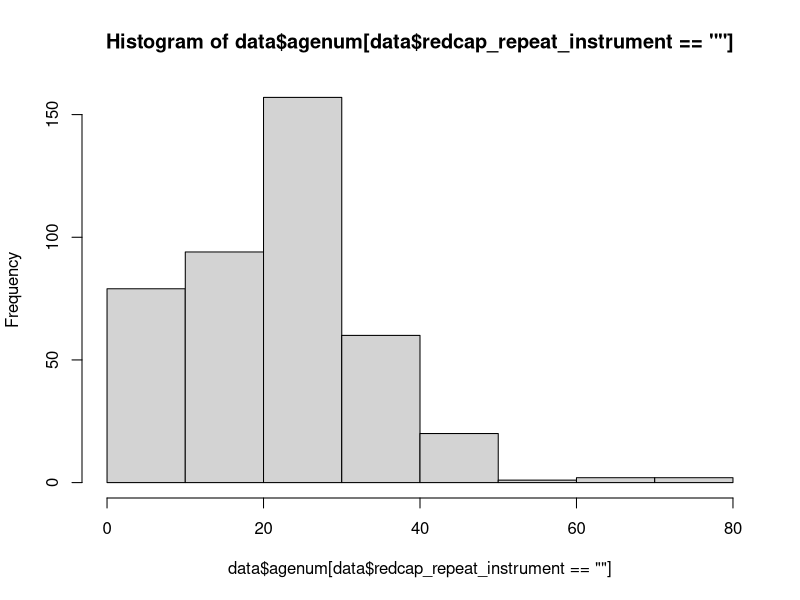

R code for this plot:

data <- read.csv('data/rawData.csv', header = T, sep = ',')

## Occupation
data$occupation1 <- apply(data[, paste0("occupation___", 1:19)], 1, function(row){
  idx <- which(row == 1)
  # return first index if 1 exists, otherwise return NA
  if(length(idx) == 0){
    return(NA)
  }else{
    return(idx[1])
  }
})
data$occupation1 <- factor(data$occupation1, levels = 1:19)
table(data$occupation1)
# some people have multiple occupations
data$occupation2 <- apply(data[, paste0("occupation___", 1:19)], 1, function(row){
  idx <- which(row == 1)
  # return first index if 1 exists, otherwise return NA
  if(length(idx) == 0){
    return(NA)
  }else{
    return(idx[2])
  }
})
data$occupation2 <- factor(data$occupation2, levels = 1:19)
table(data$occupation2)
# other occupation
table(data$otr_occp)

## Hunting
table(data$part_chas) # participated in hunting session; 1 = yes, 2 = no, 3 = no response
data$hunting_species1 <- apply(data[, paste0("espac_attr___", 1:10)], 1, function(row){
  idx <- which(row == 1)
  # return first index if 1 exists, otherwise return NA
  if(length(idx) == 0){
    return(NA)
  }else{
    return(idx[1])
  }
})
table(data$hunting_species1) # 1 = monkey, 3 = rat, 9 = other
data$hunting_species2 <- apply(data[, paste0("espac_attr___", 1:10)], 1, function(row){
  idx <- which(row == 1)
  # return first index if 1 exists, otherwise return NA
  if(length(idx) == 0){
    return(NA)
  }else{
    return(idx[2])
  }
})
table(data$hunting_species2) # 2 = squirrel
table(data$otr_espatrap)

table(data$consronger) # rodents caught or consumed; 1 = yes, 2 = no, 3 = no response
data$consronger_spec1 <- apply(data[, paste0("kelespec___", 1:5)], 1, function(row){
  idx <- which(row == 1)
  # return first index if 1 exists, otherwise return NA
  if(length(idx) == 0){
    return(NA)
  }else{
    return(idx[1])
  }
})
table(data$consronger_spec1) # 1 = rat; 2 = Gambian rat; 3 = squirrel; 4 = other
data$consronger_spec2 <- apply(data[, paste0("kelespec___", 1:5)], 1, function(row){
  idx <- which(row == 1)
  # return first index if 1 exists, otherwise return NA
  if(length(idx) == 0){
    return(NA)
  }else{
    return(idx[2])
  }
})
table(data$consronger_spec2) # 2 = Gambian rat; 3 = squirrel; 4 = other
table(data$otr_espattra)

## Bushmeat consumption
table(data$viandbrous) # 1 = never, 2 = <2x per week, 3 = >2x per week, 4 = no response
data$viandbrous_spec1 <- apply(data[, paste0("espconsm___", 1:10)], 1, function(row){
  idx <- which(row == 1)
  # return first index if 1 exists, otherwise return NA
  if(length(idx) == 0){
    return(NA)
  }else{
    return(idx[1])
  }
})
table(data$viandbrous_spec1) # 1 = monkey, 2 = squirrel, 4 = bat, 5 = pangolin, 8 = antilope
data$viandbrous_spec2 <- apply(data[, paste0("espconsm___", 1:10)], 1, function(row){
  idx <- which(row == 1)
  # return first index if 1 exists, otherwise return NA
  if(length(idx) == 0){
    return(NA)
  }else{
    return(idx[2])
  }
})
table(data$viandbrous_spec2)# 3 = rat, 9 = other
data$viandbrous_spec3 <- apply(data[, paste0("espconsm___", 1:10)], 1, function(row){
  idx <- which(row == 1)
  # return first index if 1 exists, otherwise return NA
  if(length(idx) == 0){
    return(NA)
  }else{
    return(idx[3])
  }
})
table(data$viandbrous_spec3) # 7 = gazelle
data$viandbrous_spec4 <- apply(data[, paste0("espconsm___", 1:10)], 1, function(row){
  idx <- which(row == 1)
  # return first index if 1 exists, otherwise return NA
  if(length(idx) == 0){
    return(NA)
  }else{
    return(idx[4])
  }
})
table(data$viandbrous_spec4)
table(data$otr_avicos)

## Touching or eating of animals that died naturally?
table(data$manipulmort) # 1 = yes, 2 = no, 3 = no response
data$manipulmort_spec1 <- apply(data[, paste0("espcmort___", 1:10)], 1, function(row){
  idx <- which(row == 1)
  # return first index if 1 exists, otherwise return NA
  if(length(idx) == 0){
    return(NA)
  }else{
    return(idx[1])
  }
})
table(data$manipulmort_spec1) # 9 = other
table(data$otr_vimr) # pork

## Cases that meet inclusion criteria
ids.incl <- data$isac[data$critcompl_incl == 1]
data <- data[data$isac %in% ids.incl, ]

##-----------------------------------------------------------------------------
## PCR confirmed cases
table(data$rsltlc) # 1 = positive, 2 = negative, 3 = not analysed yet; only positive cases are retained in longitudinal part of the study

table(data$rsltlc[data$sexe==2 & (data$cathgr==1|data$cathgr==2)])
## Females +12y (N = 165?)
table(data$codeadultefemmeconfirmeecorrecte) # correct adult code, 1 = yes
table(data$codeenfantconfirmeecorrecte_2)
sum(!is.na(as.Date(data$dat_invesc)))

# table(data$rsltlc[data$sexe==1 & (data$cathgr==1|data$cathgr==2)])
# ## Males +12y (N = 171?)

## IDs of confirmed cases at baseline visit
ids.confirmed <- data$isac[data$rsltlc == 1 & data$redcap_repeat_instrument == '']
data <- data[data$isac %in% ids.confirmed, ]
dim(data)

length(unique(data$isac))
table(data$sexe) # 1 = male, 2 = female
table(data$cathgr) # age category: 1 = adult (>18y), 2 = minor (12-17y), 3 = minor (<12y)

##----------------------------------------------------------------------------------------------
## Longitudinal data (hospital follow-up)

sum(data$codeadulte != ""); sum(data$codeenfant != "") # follow-up IDs
length(unique(data$codeadulte)); length(unique(data$codeenfant)) 
length(unique(data$codeadulte[data$suivi_fait==1])); length(unique(data$codeenfant[data$suivi_fait==1])) 
# 417 patients with follow-up data, but almost none 'suivi_fait'?

table(data$redcap_repeat_instrument)

data$visit <- ifelse(data$redcap_repeat_instrument == '', 'baseline', data$redcap_repeat_instrument)
table(data$visit, data$redcap_repeat_instance)

length(unique(data$isac[data$suivi_fait==1])) # ID's of patients that had follow-up during hospitalisation

table(data$isd_part) # hospital outcome: 1 = released, 2 = withdrawal of consent, 3 = deceased, 4 = LTFU

##------------------------------------------------------------------------------------------------
## Longitudinal data (regular follow-up)

table(data$jr_delavisite) # 1 = day 29; 2 = day 59


##------------------------------------------------------------------------------------------------
## Longitudinal data (pregnancy follow-up)







##------------------------------------------------------------------------------------------------
## Rename variables

data$agecat <- data$cathgr # 1 = >18y; 2 = 12-17y
data$ageyear <- data$ag_an # NA if agecat = 3 & under 2y old
data$agemonth <- data$ag_mois
data$ageweek <- data$ag_seme
data$gender <- data$sexe

data$agenum[data$redcap_repeat_instrument==''] <- ifelse(!is.na(data$ageyear[data$redcap_repeat_instrument=='']),
                                                         data$ageyear[data$redcap_repeat_instrument==''],
                                                         ifelse(!is.na(data$agemonth[data$redcap_repeat_instrument=='']),
                                                                data$agemonth[data$redcap_repeat_instrument=='']/12,
                                                                data$ageweek[data$redcap_repeat_instrument=='']/52))
hist(data$agenum[data$redcap_repeat_instrument==''])

data$HZ <- data$zs # health zone
data$air_HZ <- data$air_st # aire de sante

data$occupation_prim <- data$occupation1
data$occupation_sec <- data$occupation2

data$HH_size <- data$tail_men
data$HH_children <- data$nbr_inf18
data$HH_mpox <- data$nbr_menage # 483 patients reported that at least one other HH member has mpox

data$travel <- data$partvoyage # 1 = yes, 2 = no

## Information on sexual contacts
data$intercourse <- data$rapsex # intercourse in the last 3 weeks; 1 = yes
data$num_partners <- data$cbpart # number of different sexual partners in the last 3 weeks
data$intercourse_SW <- data$rapprofsex # intercourse with professional sex worker in the last 3 weeks; 1 = yes
data$condomuse <- data$prsvraport # condom use: 1 = (almost) never, 2 = sometimes, 3 = (almost) always

##-------------------------------------------------------------------------------------------------
## Contact investigation
# unique(data$hyp_com) # transmission hypothesis
# sum(grepl('sexuel', data$hyp_com, ignore.case = T) | grepl('sexual', data$hyp_com, ignore.case = T))
# sum(grepl('non sexuel', data$hyp_com, ignore.case = T))
# sum(grepl('contact direct répété', data$hyp_com, ignore.case = T))
data$transm_hyp <- data$hyp_com

data$contact_mpox <- data$pesattient # contact w/ (suspected) mpox case: 1 = yes, 2 = no, 3 = don't know
data$num_contact_mpox <- data$cbinpers # if contact, w/ how many different persons
## Information recorded for up to 4 contacts:
data$contact1_included <- data$ptatmpox # 1 = included in this study
data$contact2_included <- data$ptatmpox_2
data$contact3_included <- data$ptatmpox_3
data$contact4_included <- data$ptatmpox_4
# If contact included in study:
data$contact1_id <- data$screnprs
data$contact2_id <- data$screnprs_2
data$contact3_id <- data$screnprs_3
data$contact4_id <- data$screnprs_4
data$contact1_FUid <- ifelse(data$numetdlg == 1 & data$numetdlg != 3, data$numadult, data$numenft) # follow-up ID of contact
data$contact2_FUid <- ifelse(data$numetdlg_2 == 1 & data$numetdlg_2 != 3, data$numadult_2, data$numenft_2)
data$contact3_FUid <- ifelse(data$numetdlg_3 == 1 & data$numetdlg_3 != 3, data$numadult_3, data$numenft_3)
data$contact4_FUid <- ifelse(data$numetdlg_4 == 1 & data$numetdlg_4 != 3, data$numadult_4, data$numenft_4)
data$contact1_type <- data$typconct # 1 = single contact, 2 = multiple occasions / ongoing
data$contact2_type <- data$typconct_2
data$contact3_type <- data$typconct_3
data$contact4_type <- data$typconct_4
data$days_since_last_contact1 <- data$dernct
data$days_since_last_contact2 <- data$dernct_2
data$days_since_last_contact3 <- data$dernct_3
data$days_since_last_contact4 <- data$dernct_4

data$contact1_rel <- ifelse(grepl('voisin', data$otr_typrel, ignore.case = T), 9, data$typrltpatien) # 1 = family member in HH, 
# 2 = other family member, 3 = colleague, 4 = client (SW),
# 5 = SW visited, 6 = patient (participant is a HCW), 7 = deceased person, 8 =friend,
# 9 = neighbor, 10 = church, 11 = co-patient , 12 = sexual partner, 13 = client (shop)  
data$contact1_rel <- ifelse(grepl('epoux', data$otr_typrel, ignore.case = T), 1, data$contact1_rel)
data$contact1_rel <- ifelse(grepl('glise', data$otr_typrel, ignore.case = T), 10, data$contact1_rel)
data$contact1_rel <- ifelse(grepl('patient', data$otr_typrel, ignore.case = T), 11, data$contact1_rel)
data$contact1_rel <- ifelse(grepl('mari', data$otr_typrel, ignore.case = T), 1, data$contact1_rel)
data$contact1_rel <- ifelse(grepl('conjointe', data$otr_typrel, ignore.case = T), 1, data$contact1_rel)
data$contact1_rel <- ifelse(grepl('sexuel', data$otr_typrel, ignore.case = T), 12, data$contact1_rel)

data$contact2_rel <- ifelse(grepl('voisin', data$otr_typrel_2, ignore.case = T), 9, data$typrltpatien_2)
data$contact2_rel <- ifelse(grepl('patient', data$otr_typrel_2, ignore.case = T), 11, data$contact2_rel)
data$contact2_rel <- ifelse(grepl('client', data$otr_typrel_2, ignore.case = T), 13, data$contact2_rel)

data$contact3_rel <- ifelse(grepl('voisin', data$otr_typrel_3, ignore.case = T), 9, data$typrltpatien_3)
data$contact3_rel <- ifelse(grepl('patient', data$otr_typrel_3, ignore.case = T), 11, data$contact3_rel)

data$contact4_rel <- ifelse(grepl('patient', data$otr_typrel_4, ignore.case = T), 11, data$typrltpatien_4)

data$contact1_famtype <- data$ty_mbre # 1 = parent, 2 = child, 3 = sibling, 4 = other ('data$otr_mbfam1')
data$contact2_famtype <- data$ty_mbre_2
data$contact3_famtype <- data$ty_mbre_3
data$contact4_famtype <- data$ty_mbre_4

# zone de sante where contact took place (if other: 'data$ot_aisnt')
data$contact1_zs <- data$airsntpatien 
data$contact2_zs <- data$airsntpatien_2
data$contact3_zs <- data$airsntpatien_3
data$contact4_zs <- data$airsntpatien_4
data$contact1_bar <- data$nmbar # name of bar where contact took place
data$contact2_bar <- data$nmbar_2
data$contact3_bar <- data$nmbar_3
data$contact4_bar <- data$nmbar_4

# Details on contact duration
data$contact1_prolonged <- data$causprolong # >15min: 1 = yes, 2 = no, 3 = don't remember
data$contact2_prolonged <- data$causprolong_2
data$contact3_prolonged <- data$causprolong_3
data$contact4_prolonged <- data$causprolong_4
data$contact1_direct <- data$tochdirect # direct touch
data$contact2_direct <- data$tochdirect_2
data$contact3_direct <- data$tochdirect_3
data$contact4_direct <- data$tochdirect_4
data$contact1_sexual <- data$contsex # sexual contact
data$contact2_sexual <- data$contsex_2
data$contact3_sexual <- data$contsex_3
data$contact4_sexual <- data$contsex_4
data$contact1_care <- data$prisoin # regularly took care of mpox patient
data$contact2_care <- data$prisoin_2
data$contact3_care <- data$prisoin_3
data$contact4_care <- data$prisoin_4
data$contact1_food <- data$mngemasit # eaten from the same plate
data$contact2_food <- data$mngemasit_2
data$contact3_food <- data$mngemasit_3
data$contact4_food <- data$mngemasit_4
data$contact1_bed <- data$mmlit # shared the same bed
data$contact2_bed <- data$mmlit_2
data$contact3_bed <- data$mmlit_3
data$contact4_bed <- data$mmlit_4
data$contact1_clothes <- data$mmvetm # shared the same clothes
data$contact2_clothes <- data$mmvetm_2
data$contact3_clothes <- data$mmvetm_3
data$contact4_clothes <- data$mmvetm_4

## Vaccination
data$smallpox_vacc <- data$partvaccin # vaccinated against smallpox before 1980; 1 = yes, 2 = no, 3 = NA
data$mpox_vacc_recent <- data$rsenvacci # recent mpox vaccination (since 2024) --> none

## Previous infection
data$previous_mpox <- data$ftmpox # already had mpox --> N = 9
library(lubridate)
data$date_previous_mpox <- ifelse(data$temps == 1,
                                      as.Date(data$date) - weeks(data$tpjour), # X weeks ag0
                                      as.Date(data$date) - data$tpmois*30.437 # X months ago
)
data$already_included <- data$patinclu # 3 patients already included
data$already_included_id <- data$nmpatincl
data$already_included_id[data$already_included_id!='']
data$already_included_id_long <- ifelse(data$nmetdlgnal == 1, data$nmadltetlnal, data$nmanftetlnal)

## Other infections (also included: TBC, diabetis, kidney, liver, other)
data$HIV <- data$antmedsvt___1
data$ART <- ifelse(data$HIV == 1 & data$siserop == 1, 1, 0)
data$HIV_test_during_consult <- data$tstvih # none

## Symptoms
data$symptom.onset <- as.Date(data$dtenqt) - data$dpdsympt
summary(data$symptom.onset)
# info on which symptoms

## Clinical presentation: lesions on mucous membranes
data$oral_lesion <- data$orale # 1 = yes, 2 = no
data$tonsil_lesion <- data$tonsil
data$penis_lesion <- data$glpenis
data$vagina_lesion <- data$vulv_gen

## Diagnostic sample results
data$diagnostics_complete <- data$resultats_des_echantillons_diagnostique_complete # 0 = incomplete, 2 = complete
data$mpox_pcr <- data$rsltlc # 1 = positive, 2 = negative, 3 = not analysed yet
data$sample_lesion <- data$base_quels_echant___1
data$sample_oropharyngal <- data$base_quels_echant___2
# longitudinal ID assigned if positive PCR result
data$id_adult <- data$codeadulte
data$id_child <- data$codeenfant

## Hospital follow-up 
summary(data$dtvisit); table(data$visit); table(data$suivi_fait) 

## Extract probable transmission route
# unique(data$transm_hyp)

data$transm_sexual <- ifelse(
  (grepl('sexuel', data$transm_hyp, ignore.case = T) | grepl('sexual', data$transm_hyp, ignore.case = T)) 
  & !grepl('non sexuel', data$transm_hyp, ignore.case = T),
  1, 0)
table(data$transm_sexual)
data$transm_repeatedcontact <- ifelse(
  grepl('contact direct répété', data$transm_hyp, ignore.case = T),
  1, 0
)
table(data$transm_repeatedcontact)
table(data$transm_repeatedcontact, data$transm_sexual)

table(data$contact1_rel) # 1 = family member in HH, 
# 2 = other family member, 3 = colleague, 4 = client (SW),
# 5 = SW visited, 6 = patient (participant is a HCW), 7 = deceased person, 8 =friend,
# 9 = neighbor, 10 = church, 11 = co-patient , 12 = sexual partner, 13 = client (shop)  
table(data$contact1_rel, data$transm_sexual)
table(data$contact1_rel, data$transm_repeatedcontact)

##------------------------------------------------------------------------------------------------
## Save clean dataset

save(data, file = 'data/clean_data.RData')
